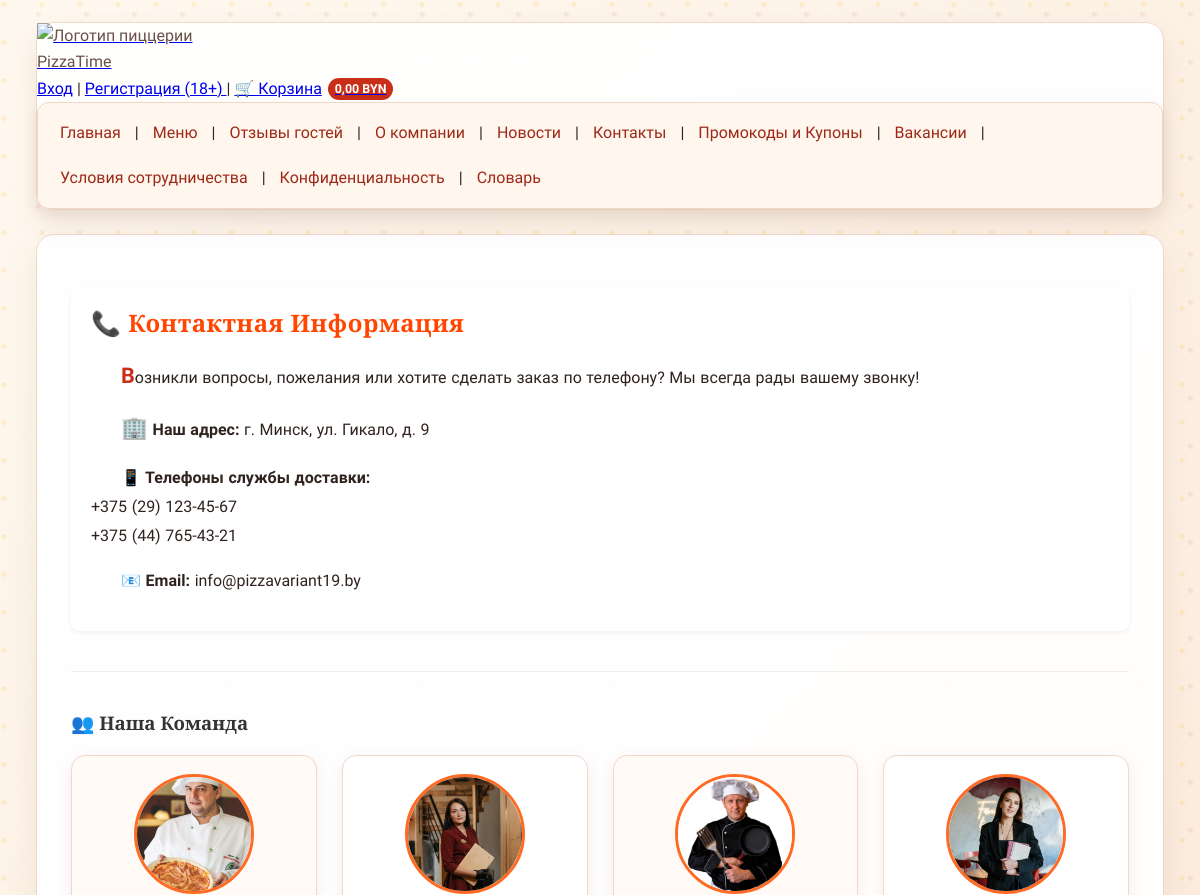
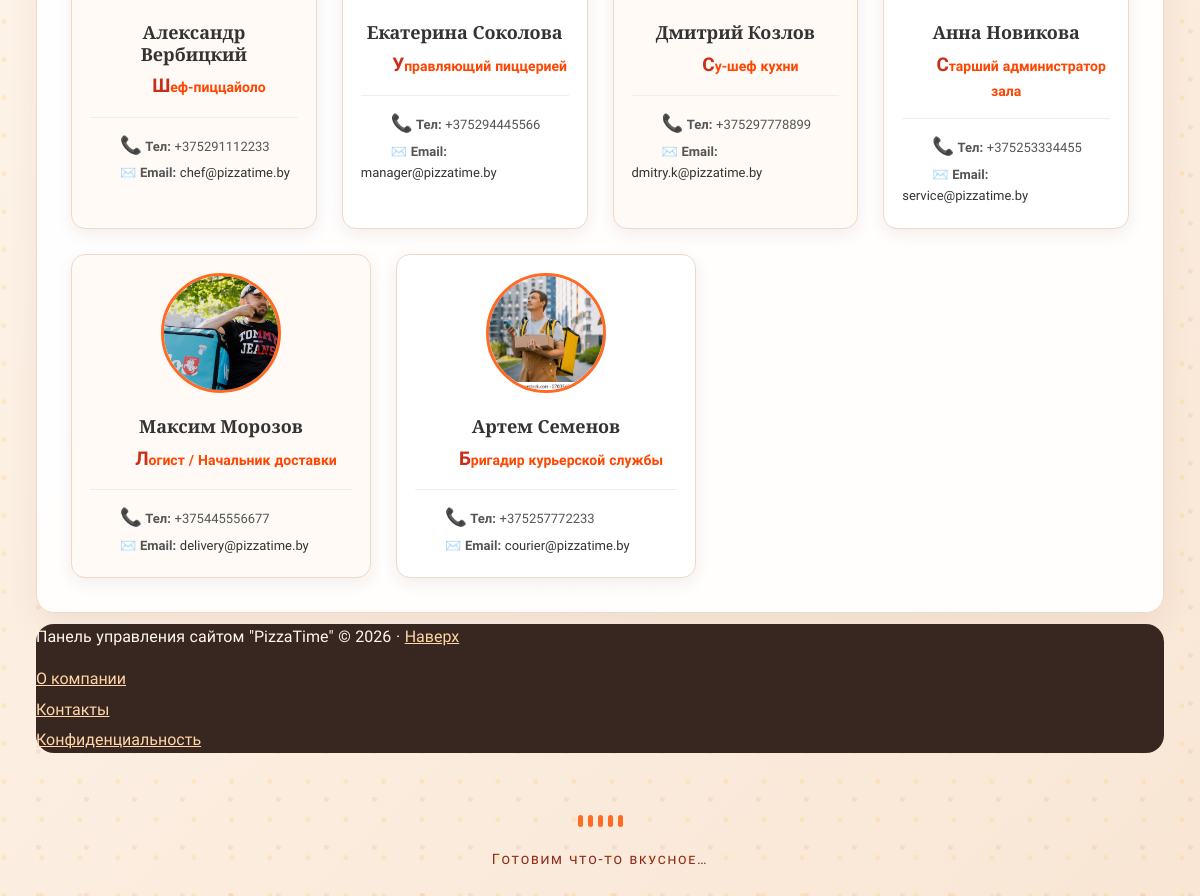
/contacts/, run on the app's committed database (2 pictures, top to bottom).
### main/models.py (models this page shows, shortened)
class Contact(models.Model):
    name = models.CharField(max_length=100, verbose_name="Имя")
    position = models.CharField(max_length=100, verbose_name="Должность")
    phone = models.CharField(validators=[phone_regex], max_length=20, verbose_name="Телефон")
    email = models.EmailField(verbose_name="Email")
    image = models.ImageField(upload_to='contact_images/', blank=True, null=True, verbose_name="Фото сотрудника")
    class Meta:
        verbose_name = "Контакт"
        verbose_name_plural = "Контакты"

### main/views.py (the view)
# urls.py: path('contacts/', views.contacts, name='contacts'),
def contacts(request):
    return render(
        request,
        'main/contacts.html',
        {'employees': Contact.objects.all()}
    )

### main/context_processors.py (called while the page is built)
def cart_total(request):
    cart = request.session.get('cart', {})
    quantities = {}
    if isinstance(cart, dict):
        for item_id, quantity in cart.items():
            try:
                item_id = int(item_id)
                quantity = int(quantity)
            except (TypeError, ValueError):
                continue
            if item_id > 0 and quantity > 0:
                quantities[item_id] = quantity
    total = Decimal('0.00')
    for item in ServiceItem.objects.filter(id__in=quantities):
        total += item.price * quantities[item.id]
    return {'cart_total': total}

### main/templates/main/contacts.html
{% extends 'base.html' %}
{% block content %}
<div style="padding: 20px; background: #fff; border-radius: 8px; box-shadow: 0 2px 5px rgba(0,0,0,0.05); margin-top: 20px;">
    <h2 style="color: #ff4500; margin-top: 0;">📞 Контактная информация</h2>
    <p>Возникли вопросы, пожелания или хотите сделать заказ по телефону? Мы всегда рады вашему звонку!</p>
    <div style="margin-top: 15px; line-height: 1.8;">
        <p><b>🏢 Наш адрес:</b> г. Минск, ул. Гикало, д. 9</p>
        <p><b>📱 Телефоны службы доставки:</b><br>
            +375 (29) 123-45-67<br>
            +375 (44) 765-43-21
        </p>
        <p><b>📧 Email:</b> info@pizzavariant19.by</p>
    </div>
</div>
<hr style="border: 0; border-top: 1px solid #eee; margin: 40px 0;">
<h3 style="color: #333; margin-bottom: 20px;">👥 Наша Команда</h3>
<div class="employee-list">
    {% for emp in employees %}
        <div class="employee-card">
            {% if emp.image %}
                <img src="{{ emp.image.url }}" alt="{{ emp.name }}" class="employee-photo">
            {% else %}
                <div class="employee-placeholder">
                    👤
                </div>
            {% endif %}
            <h4 style="margin: 0 0 5px 0; color: #333; font-size: 18px;">{{ emp.name }}</h4>
            <p style="color: #ff4500; font-weight: bold; font-size: 14px; margin: 0 0 15px 0;">{{ emp.position }}</p>
            <div style="border-top: 1px solid #eee; padding-top: 10px; font-size: 13px; text-align: left; color: #555;">
                <p style="margin: 3px 0;"><b>📞 Тел:</b> {{ emp.phone }}</p>
                <p style="margin: 3px 0;"><b>✉️ Email:</b> <a href="mailto:{{ emp.email }}" style="color: #333; text-decoration: none;">{{ emp.email }}</a></p>
            </div>
        </div>
    {% empty %}
        <p style="color: #666;">Список сотрудников пока пуст.</p>
    {% endfor %}
</div>
{% endblock %}

### main/templates/base.html (shortened to what this page needs)
{% load static %}
<!DOCTYPE html>
<html lang="ru">
<head>
    <link rel="stylesheet" href="{% static 'main/css/site.css' %}?v=20261015-7">
</head>
<body id="top">
<header class="header-container">
    <div class="auth-bar">
        <div>
            <a href="{% url 'index' %}" aria-label="PizzaTime — главная страница">
                <img src="{% static 'partner_logos/pizzatime_logo.png' %}"
                     alt="Логотип пиццерии PizzaTime"
                     class="site-logo">
            </a>
        </div>
        <div class="auth-links">
            {% if user.is_authenticated %}
                <span style="color: #555;">
                    Пользователь:
                    <strong>{{ user.username }}</strong>
                </span>
                {% if user.is_staff %}
                    | <a href="{% url 'stats' %}">📊 Аналитика</a>
                    | <a href="/admin/">⚙️ Системная админка</a>
                {% endif %}
                | <form method="post"
                        action="{% url 'logout' %}"
                        style="display: inline;">
                    {% csrf_token %}
                    <button type="submit" class="logout-btn">
                        🚪 Выйти
                    </button>
                </form>
            {% else %}
                <a href="{% url 'login' %}">Вход</a> |
                <a href="{% url 'register' %}">
                    Регистрация (18+)
                </a>
            {% endif %}
            | <a href="{% url 'cart' %}"
                 class="cart-link"
                 aria-label="Корзина, сумма: {{ cart_total }} BYN">
                🛒 Корзина <span class="cart-total" aria-hidden="true">{{ cart_total|floatformat:2 }} BYN</span>
            </a>
        </div>
    </div>
    <nav class="nav-links" aria-label="Основная навигация">
        <a href="{% url 'index' %}">Главная</a> |
        <a href="{% url 'item_list' %}">Меню</a> |
        <a href="{% url 'reviews' %}">Отзывы гостей</a> |
        <a href="{% url 'about' %}">О компании</a> |
        <a href="{% url 'news_list' %}">Новости</a> |
        <a href="{% url 'contacts' %}">Контакты</a> |
        <a href="{% url 'promocodes' %}">
            Промокоды и Купоны
        </a> |
        <a href="{% url 'vacancies' %}">Вакансии</a> |
        <a href="{% url 'terms' %}">
            Условия сотрудничества
        </a> |
        <a href="{% url 'privacy' %}">
            Конфиденциальность
        </a> |
        <a href="{% url 'dictionary' %}">Словарь</a>
    </nav>
</header>
<main class="content-block">
    {% block content %}
    {% endblock %}
</main>
<footer class="admin-footer">
    <p>
        Панель управления сайтом "PizzaTime" ©
        <time datetime="2026">2026</time>
        ·
        <a href="#top">Наверх</a>
    </p>
    <nav aria-label="Нижняя навигация"
         style="display:flex;flex-direction:column;gap:4px;max-width:180px;">
        <a href="{% url 'about' %}">О компании</a>
        <a href="{% url 'contacts' %}">Контакты</a>
        <a href="{% url 'privacy' %}">
            Конфиденциальность
        </a>
    </nav>
</footer>
<div class="page-preloader" aria-label="Анимация загрузки PizzaTime" role="img">
    <div class="loader-lines"><span></span><span></span><span></span><span></span><span></span></div>
    <p>Готовим что-то вкусное…</p>
</div>
</body>
</html>

### main/static/main/css/site.css (style rules this page uses)
:root { --pizza-red: #c92f18; --pizza-orange: #ff6b24; --pizza-gold: #ffc857; --pizza-ink: #30231f; --pizza-paper: #fffaf4; --pizza-line: #f0d8c8; }
* { box-sizing: border-box; }
html { scroll-behavior: smooth; }
body { margin: 0; padding: 22px clamp(12px, 3vw, 42px); color: var(--pizza-ink); background-color: #fff3e7; background-image: radial-gradient(circle at 10% 12%, rgba(255, 200, 87, .22) 0 2px, transparent 3px), radial-gradient(circle at 80% 30%, rgba(201, 47, 24, .08) 0 2px, transparent 3px), linear-gradient(135deg, #fff8ef, #f9e6d5); background-size: 38px 38px, 48px 48px, auto; font-family: 'Nunito Sans', 'Trebuchet MS', Arial, sans-serif; font-size: 16px; line-height: 1.65; }
h1, h2, h3, h4 { font-family: 'Playfair Display', Georgia, 'Times New Roman', serif; line-height: 1.2; }
h1, h2 { letter-spacing: .02em; }
h2 { text-transform: capitalize; }
p { margin: .65em 0 1em; word-spacing: .04em; overflow-wrap: anywhere; }
.content-block p:first-of-type::first-letter { color: var(--pizza-red); font-size: 1.35em; font-weight: 800; }
.content-block p { text-indent: 30px; }
.header-container { position: relative; z-index: 20; background: rgba(255, 255, 255, .96) !important; border: 1px solid var(--pizza-line) !important; border-radius: 18px !important; box-shadow: 0 12px 28px rgba(100, 48, 20, .09); margin-bottom: 24px !important; }
.site-logo { display: block; width: 180px; max-width: 100%; height: auto; object-fit: contain; transition: transform .35s ease, filter .35s ease; }
.nav-links { position: sticky; top: 0; z-index: 100; display: flex; flex-wrap: wrap; align-items: center; gap: 4px; padding: 10px 12px !important; background: #fff6ed; border: 1px solid #f0d8c8; border-radius: 12px; box-shadow: 0 5px 15px rgba(75, 36, 16, .08); }
.nav-links a { margin: 0 !important; padding: 7px 10px; color: #9e2918 !important; border-radius: 8px; transition: background .2s, color .2s; }
.nav-links a:link { text-decoration: none; }
.cart-link { display: inline-flex; align-items: center; gap: 6px; }
.cart-total { display: inline-grid; min-height: 1.7em; place-items: center; padding: 0 .55em; border-radius: 999px; color: #fff; background: var(--pizza-red); font-size: .78em; font-weight: 800; line-height: 1; white-space: nowrap; }
a[href^="mailto:"] { text-decoration-thickness: 1px; text-underline-offset: 3px; }
.content-block { background: rgba(255,255,255,.95) !important; border: 1px solid var(--pizza-line) !important; border-radius: 18px !important; padding: clamp(16px, 3vw, 34px) !important; box-shadow: 0 12px 32px rgba(100, 48, 20, .07); }
.admin-footer { background: #382720 !important; color: #fff7ef; border: 0 !important; border-radius: 18px !important; }
.admin-footer a { color: #ffd6a6 !important; }
.admin-footer nav a { display: inline-block; }
img[alt] { color: #6b5146; }
.employee-list { display: flex !important; flex-wrap: wrap; gap: 25px !important; margin-top: 15px; align-items: stretch; }
.employee-list > div { flex: 1 1 220px; max-width: 300px; }
.employee-list > div:nth-child(odd) { background: #fffaf5 !important; }
.employee-card { flex: 1 1 220px; max-width: 300px; padding: 18px; text-align: center; border: 1px solid var(--pizza-line); border-radius: 14px; background: #fff; box-shadow: 0 5px 16px rgba(83,43,22,.08); }
.employee-photo, .employee-placeholder { width: 120px; height: 120px; object-fit: cover; border-radius: 50%; margin: 0 auto 15px; border: 3px solid var(--pizza-orange); }
.page-preloader { clear: both; display: flex; flex-direction: column; align-items: center; gap: 9px; margin: 32px auto 10px; padding: 18px; color: #8f2b19; text-align: center; }
.page-preloader p { margin: 0; font-size: .9rem; font-variant: small-caps; letter-spacing: .12em; }
.loader-lines { display: flex; align-items: center; gap: 5px; height: 36px; }
.loader-lines span { display: block; width: 5px; height: 12px; border-radius: 5px; background: var(--pizza-orange); animation: infinite-lines .9s ease-in-out infinite; }
.loader-lines span:nth-child(2) { animation-delay: .12s; }
.loader-lines span:nth-child(3) { animation-delay: .24s; }
.loader-lines span:nth-child(4) { animation-delay: .36s; }
.loader-lines span:nth-child(5) { animation-delay: .48s; }

### data on the page
Contact: image (picture), name "Александр Вербицкий", position "Шеф-пиццайоло", phone "+375291112233", email "chef@pizzatime.by"
Contact: image (picture), name "Екатерина Соколова", position "Управляющий пиццерией", phone "+375294445566", email "manager@pizzatime.by"
Contact: image (picture), name "Дмитрий Козлов", position "Су-шеф кухни", phone "+375297778899", email "dmitry.k@pizzatime.by"
Contact: image (picture), name "Анна Новикова", position "Старший администратор зала", phone "+375253334455", email "service@pizzatime.by"
Contact: image (picture), name "Максим Морозов", position "Логист / Начальник доставки", phone "+375445556677", email "delivery@pizzatime.by"
Contact: image (picture), name "Артем Семенов", position "Бригадир курьерской службы", phone "+375257772233", email "courier@pizzatime.by"

### other printed values
{{ cart_total|floatformat:2 }} "0,00"
